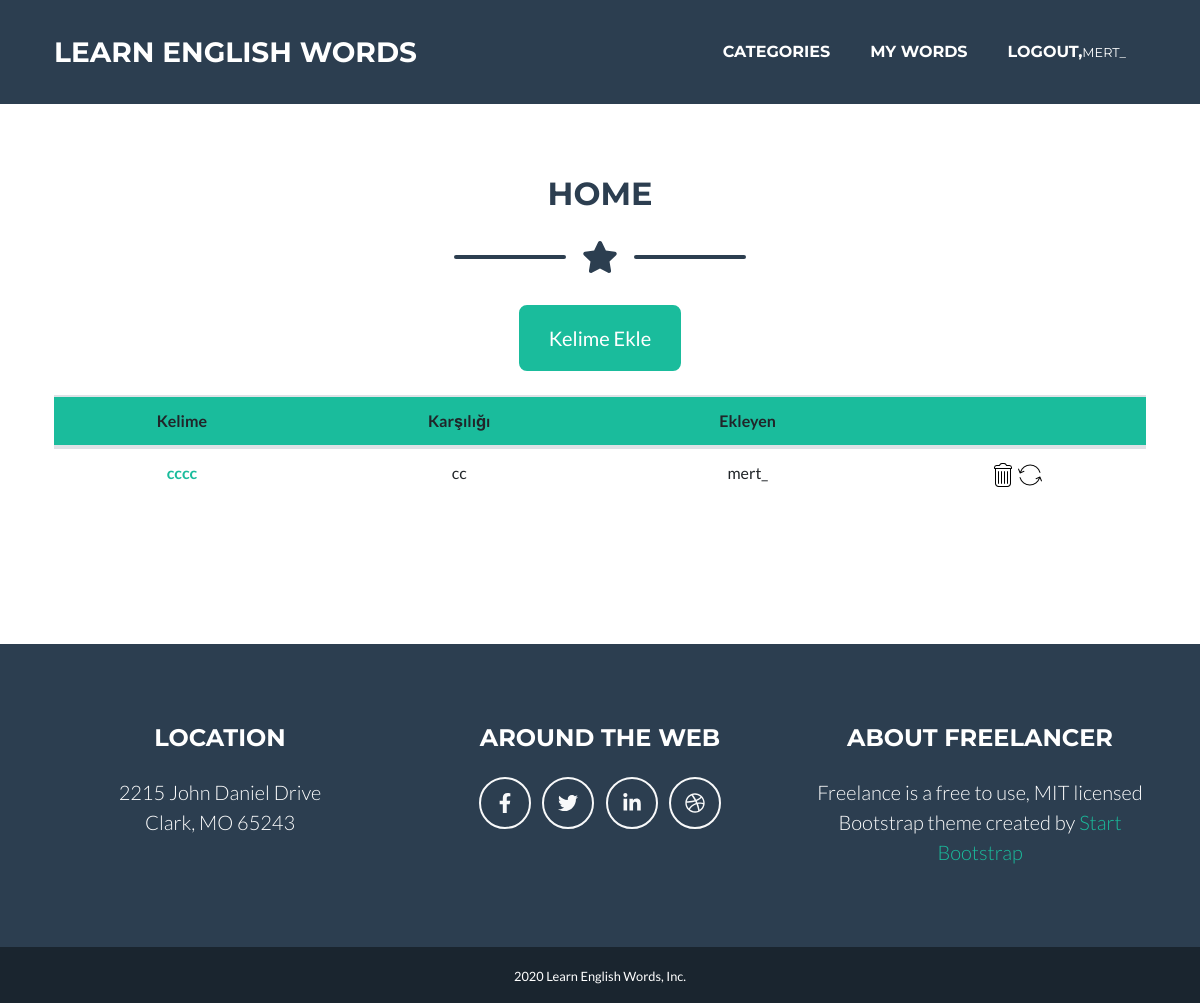
The app's page /word/home/ (signed in), older data.
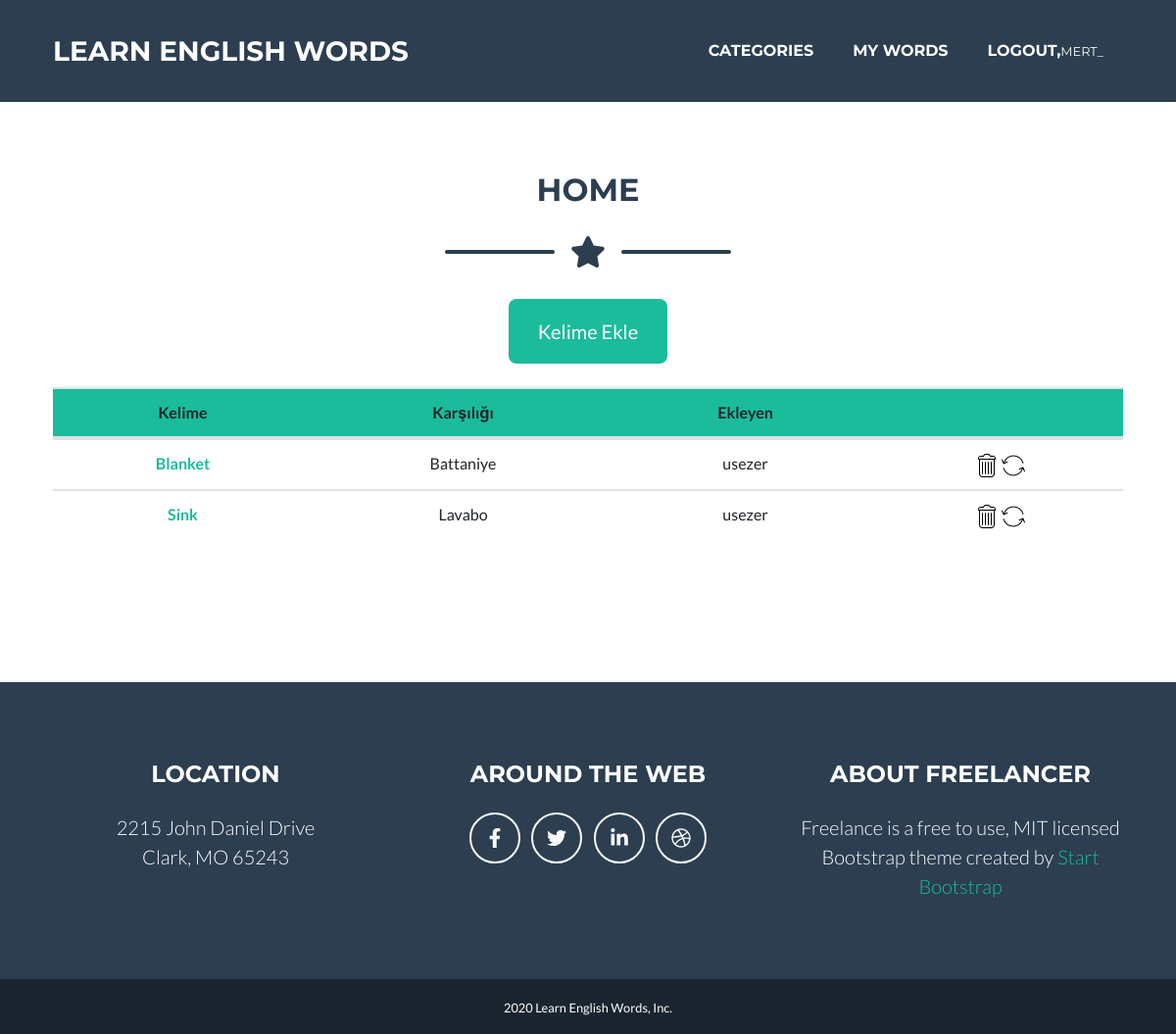
The same page, newer data.
### words/models.py (models this page shows, shortened)
class Word(models.Model):
    word_en = models.CharField(max_length=50)
    word_tr = models.CharField(max_length=50)
    author = models.ForeignKey("auth.User",on_delete = models.CASCADE)
    category = models.CharField(max_length=20)
    content = RichTextField()
    created_date = models.DateTimeField(auto_now_add=True)

### words/views.py (the view)
# urls.py: path('home/',views.wordsHome,name = "home"),
def wordsHome(request):
    try:
        words = Word.objects.filter(category = "home").order_by('-created_date')
    except Word.DoesNotExist:
        words = None
    return render(request,"wordsHome.html",{
        'words':words,
        })

### templates/wordsHome.html (shortened to what this page needs)
{% extends "base.html" %}
{% load static%}
{% block body %}
    <div class="container" style="margin-top: 175px;">
      <h2 class="page-section-heading text-center text-uppercase text-secondary mb-0">HOME</h2>
      <div class="divider-custom">
          <div class="divider-custom-line"></div>
          <div class="divider-custom-icon"><i class="fas fa-star"></i></div>
          <div class="divider-custom-line"></div>
      </div>
      {% if user.is_authenticated %}
      <div class="divider-custom">
        <div class="divider-custom-icon"><a href="/word/addWord/home" class="btn btn-primary btn-xl">Kelime Ekle</a></div>
      </div>
      {% endif %}
      {% if words %}
      <table class="table text-center" style="margin-bottom:100px;">
        <thead style="background:#1abc9c;">
          <tr>
            <th scope="col">Kelime</th>
            <th scope="col">Karşılığı</th>
            <th scope="col">Ekleyen</th>
            {% if user.is_superuser %}
            <th scope="col"></th>
            {% endif %}
          </tr>
        </thead>
        <tbody>
          {% for word in words %}
            <tr>
                <th scope="row"><a href="/word/detail/{{word.id}}">{{word.word_en}}</a></th>
                <td>{{word.word_tr}}</td>
                <td>{{word.author}}</td>
                {% if user.is_superuser%}
                <td><a href="/word/delete/{{word.id}}"><img src="{% static 'assets/img/trash.png' %}" alt=""></a>
                  <a href="/word/update/{{word.id}}"><img src="{% static 'assets/img/arrow.png' %}" alt=""></a></td>
                {% endif %}
              </tr>
          {% endfor %}
        </tbody>
      </table>
      {% else %}
      <div class="alert alert-danger text-center" style="margin-top:100px;">Henüz Kelime Eklemediniz</div>
      {% endif %}
    </div>
{% endblock body %}

Row changes from the older to the newer data that the page shows:
removed Word: word_en "cccc", word_tr "cc", author "mert_"
added Word: word_en "Blanket", word_tr "Battaniye", author "usezer"
added Word: word_en "Sink", word_tr "Lavabo", author "usezer"
